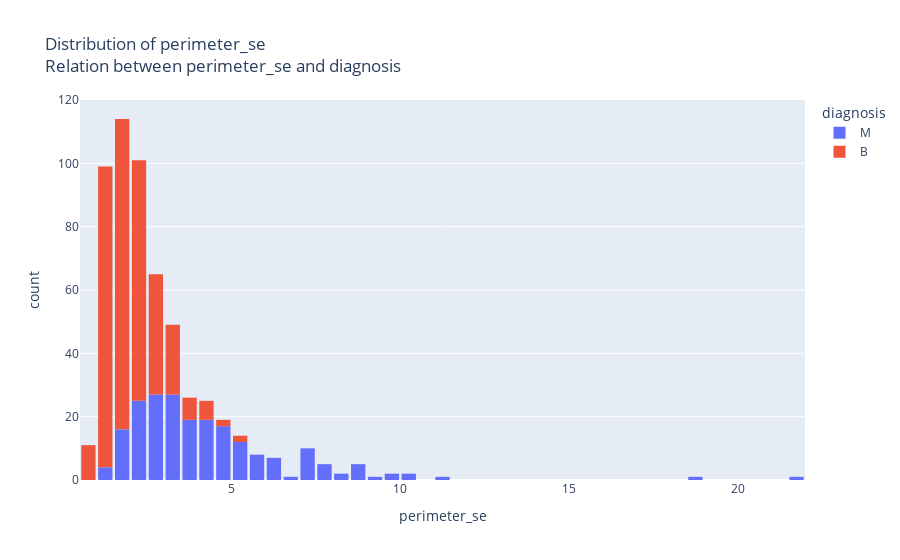
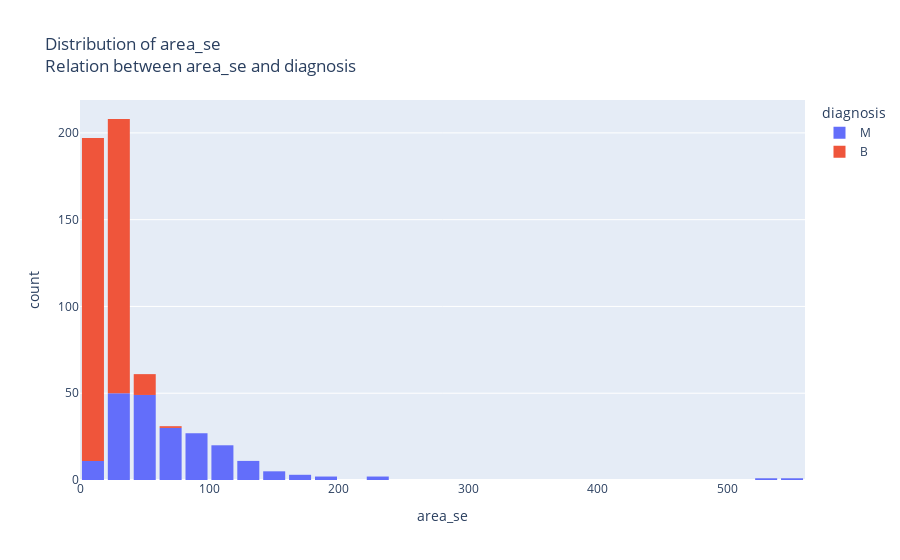

Notebook code cell kept with these figures, in order:
### Markdown cell above
Looking at first and second histogram, we can see a clear trend. When certain features have higher values, it often means a "Malignant" diagnosis. On the flip side, lower values typically point to a "Benign" diagnosis.

For example:

1. If perimeter_mean is greater than 115, it's always "Malignant". If perimeter_mean is less than 70, it's always "Benign".

2. If area_mean is greater than 1000, it's always "Malignant". If area_mean is less than 350, it's always "Benign".

3. When smoothness_mean has lower values, it's a good sign that the cell is benign. However, when it has higher values, we can't confidently say if the cell is benign or malignant. It looks like higher values don't really indicate whether the cell is benign or malignant.


All of 3 histograms also show that these features follow either a Gaussian or T distribution pattern.

### Code cell
#Let's see histograms of following features: perimeter_se and area_se#

distribution_check(df.columns[13])
distribution_check(df.columns[14])

### Figure 1 — Plotly figure (JSON) as saved in the notebook; plotly's stock layout.template omitted (floating-point values rounded to 4 significant figures; data arrays with more than 128 entries replaced by an {"elided": "..."} marker saying what was removed)
{"data": [{"alignmentgroup": "True", "bingroup": "x", "hovertemplate": "diagnosis=M<br>perimeter_se=%{x}<br>count=%{y}<extra></extra>", "legendgroup": "M", "marker": {"color": "#636efa", "pattern": {"shape": ""}}, "name": "M", "nbinsx": 50, "offsetgroup": "M", "orientation": "v", "showlegend": true, "type": "histogram", "x": {"elided": "212 float values"}, "xaxis": "x", "yaxis": "y"}, {"alignmentgroup": "True", "bingroup": "x", "hovertemplate": "diagnosis=B<br>perimeter_se=%{x}<br>count=%{y}<extra></extra>", "legendgroup": "B", "marker": {"color": "#EF553B", "pattern": {"shape": ""}}, "name": "B", "nbinsx": 50, "offsetgroup": "B", "orientation": "v", "showlegend": true, "type": "histogram", "x": {"elided": "357 float values"}, "xaxis": "x", "yaxis": "y"}], "layout": {"bargap": 0.15, "barmode": "relative", "legend": {"title": {"text": "diagnosis"}, "tracegroupgap": 0}, "title": {"text": "Distribution of perimeter_se<br>Relation between perimeter_se and diagnosis"}, "xaxis": {"anchor": "y", "domain": [0, 1], "title": {"text": "perimeter_se"}}, "yaxis": {"anchor": "x", "domain": [0, 1], "title": {"text": "count"}}}}

### Figure 2 — Plotly figure (JSON) as saved in the notebook; plotly's stock layout.template omitted (floating-point values rounded to 4 significant figures; data arrays with more than 128 entries replaced by an {"elided": "..."} marker saying what was removed)
{"data": [{"alignmentgroup": "True", "bingroup": "x", "hovertemplate": "diagnosis=M<br>area_se=%{x}<br>count=%{y}<extra></extra>", "legendgroup": "M", "marker": {"color": "#636efa", "pattern": {"shape": ""}}, "name": "M", "nbinsx": 50, "offsetgroup": "M", "orientation": "v", "showlegend": true, "type": "histogram", "x": {"elided": "212 float values"}, "xaxis": "x", "yaxis": "y"}, {"alignmentgroup": "True", "bingroup": "x", "hovertemplate": "diagnosis=B<br>area_se=%{x}<br>count=%{y}<extra></extra>", "legendgroup": "B", "marker": {"color": "#EF553B", "pattern": {"shape": ""}}, "name": "B", "nbinsx": 50, "offsetgroup": "B", "orientation": "v", "showlegend": true, "type": "histogram", "x": {"elided": "357 float values"}, "xaxis": "x", "yaxis": "y"}], "layout": {"bargap": 0.15, "barmode": "relative", "legend": {"title": {"text": "diagnosis"}, "tracegroupgap": 0}, "title": {"text": "Distribution of area_se<br>Relation between area_se and diagnosis"}, "xaxis": {"anchor": "y", "domain": [0, 1], "title": {"text": "area_se"}}, "yaxis": {"anchor": "x", "domain": [0, 1], "title": {"text": "count"}}}}
